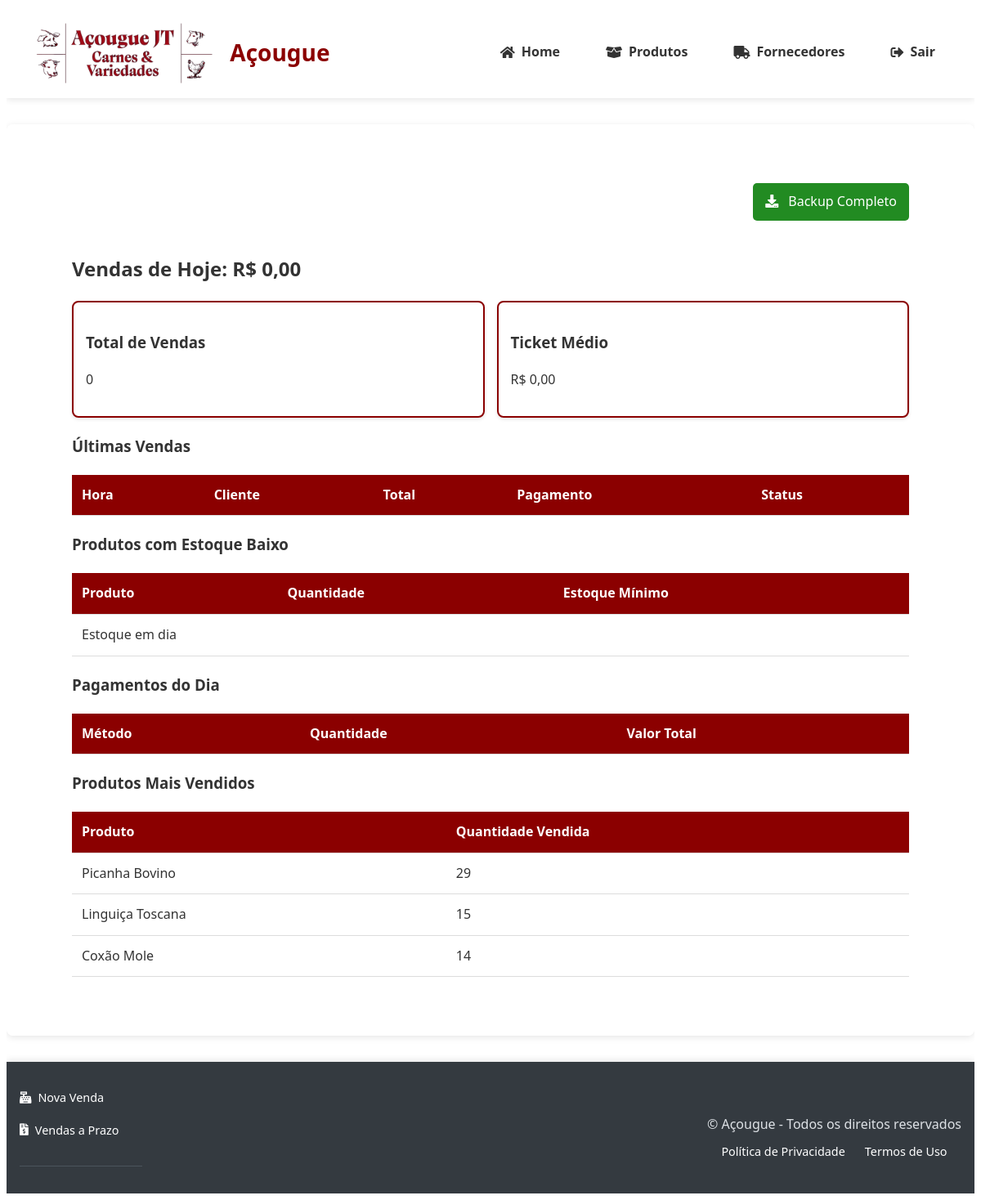
The page /dashboard (signed in) on the database as committed earlier.
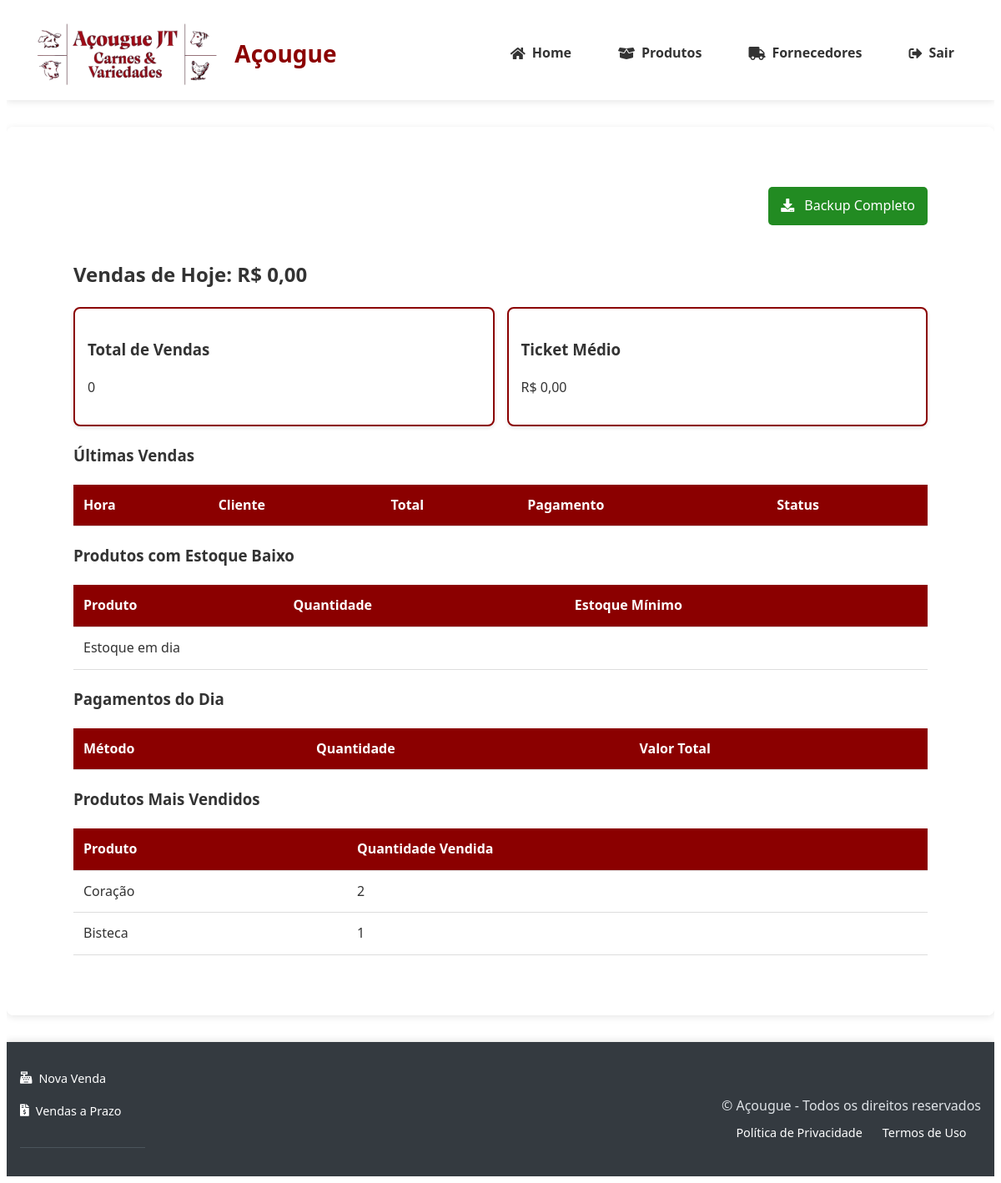
The same page on the database as committed later.
### tables this page shows
CREATE TABLE produtos (
                id INTEGER PRIMARY KEY AUTOINCREMENT,
                nome TEXT NOT NULL,
                descricao TEXT,
                categoria TEXT NOT NULL,
                preco DECIMAL(10,2) NOT NULL,
                quantidade INTEGER NOT NULL,
                estoque_minimo INTEGER DEFAULT 0,
                codigo_barras TEXT UNIQUE,
                foto TEXT,
                fornecedor_id INTEGER REFERENCES fornecedores(id) ON DELETE SET NULL,
                data_validade DATE,
                created_at TIMESTAMP DEFAULT CURRENT_TIMESTAMP,
                updated_at TIMESTAMP DEFAULT CURRENT_TIMESTAMP,
                tipo_venda TEXT NOT NULL DEFAULT 'unidade'
            );

### app.py (the view)
@app.route('/dashboard')
@login_required
def dashboard():
    with get_db_connection() as conn:
        cursor = conn.cursor()
        is_gerente = session['role'] == 'gerente'
        data = {'is_gerente': is_gerente}
        cursor.execute('''
            SELECT
                v.id, v.data, v.cliente_nome as cliente, v.total,
                v.metodo_pagamento, v.status_pagamento
            FROM vendas v
            WHERE DATE(v.data) = DATE('now')
            ORDER BY v.data DESC
        ''')
        data['vendas_hoje'] = [dict(zip([column[0] for column in cursor.description], row))
                       for row in cursor.fetchall()]
        cursor.execute('SELECT SUM(total) as total FROM vendas WHERE DATE(data) = DATE("now")')
        data['total_dia'] = cursor.fetchone()['total'] or 0
        cursor.execute('''
            SELECT nome, quantidade, estoque_minimo
            FROM produtos
            WHERE quantidade < estoque_minimo
            ORDER BY quantidade ASC
        ''')
        data['alertas_estoque'] = cursor.fetchall()
        if is_gerente:
            cursor.execute("SELECT COUNT(*) as total FROM vendas")
            data['total_vendas'] = cursor.fetchone()['total']
            cursor.execute('''
                SELECT
                    COUNT(*) as total_vendas_hoje,
                    SUM(total) as total_receita_hoje,
                    AVG(total) as ticket_medio_hoje
                FROM vendas
                WHERE DATE(data) = DATE('now')
            ''')
            data.update(cursor.fetchone())
            cursor.execute('''
                SELECT metodo_pagamento, COUNT(*) as quantidade,
                       SUM(total) as valor_total
                FROM vendas
                WHERE DATE(data) = DATE('now')
                GROUP BY metodo_pagamento
            ''')
            data['metodos_pagamento'] = cursor.fetchall()
            cursor.execute('''
                SELECT p.nome, SUM(vi.quantidade) as quantidade_vendida
                FROM venda_itens vi
                JOIN produtos p ON vi.produto_id = p.id
                GROUP BY vi.produto_id
                ORDER BY quantidade_vendida DESC
                LIMIT 5
            ''')
            data['top_produtos'] = cursor.fetchall()
        return render_template('dashboard.html', **data)

### app.py (called while the page is built)
@app.template_filter('format_currency')
def format_currency(value):
    try:
        return f"R$ {float(value):,.2f}".replace(",", "X").replace(".", ",").replace("X", ".")
    except (ValueError, TypeError):
        return "R$ 0,00"

### banco_dados.py (called while the page is built)
@contextmanager
def get_db_connection():
    conn = sqlite3.connect(DB_PATH)
    conn.row_factory = sqlite3.Row
    conn.execute("PRAGMA foreign_keys = ON")
    try:
        yield conn
    finally:
        conn.close()

### templates/dashboard.html (shortened to what this page needs)
{% extends "base.html" %}
{% block content %}
<div class="dashboard-container">
    {% if is_gerente %}
    <div class="backup-section">
        <a href="{{ url_for('download_backup') }}" class="backup-button">
            <i class="fas fa-download"></i> Backup Completo
        </a>
    </div>
    {% endif %}
    <div class="metricas-principais">
        <h2>Vendas de Hoje: {{ total_dia|format_currency }}</h2>
        <div class="cards">
            <div class="card">
                <h3>Total de Vendas</h3>
                <p>{{ vendas_hoje|length }}</p>
            </div>
            {% if is_gerente %}
            <div class="card">
                <h3>Ticket Médio</h3>
                <p>{{ ticket_medio_hoje|format_currency }}</p>
            </div>
            {% endif %}
        </div>
    </div>
    <section class="vendas-section">
        <h3>Últimas Vendas</h3>
        <table>
            <thead>
                <tr>
                    <th>Hora</th>
                    <th>Cliente</th>
                    <th>Total</th>
                    <th>Pagamento</th>
                    {% if is_gerente %}<th>Status</th>{% endif %}
                </tr>
            </thead>
        </table>
    </section>
    <section class="alertas-section">
        <h3>Produtos com Estoque Baixo</h3>
        <table>
            <thead>
                <tr>
                    <th>Produto</th>
                    <th>Quantidade</th>
                    <th>Estoque Mínimo</th>
                </tr>
            </thead>
            <tbody>
                {% for produto in alertas_estoque %}
                <tr>
                    <td>{{ produto.nome }}</td>
                    <td>{{ produto.quantidade }}</td>
                    <td>{{ produto.estoque_minimo }}</td>
                </tr>
                {% else %}
                <tr>
                    <td colspan="3">Estoque em dia</td>
                </tr>
                {% endfor %}
            </tbody>
        </table>
    </section>
    {% if is_gerente %}
    <section class="metodos-pagamento">
        <h3>Pagamentos do Dia</h3>
        <table>
            <thead>
                <tr>
                    <th>Método</th>
                    <th>Quantidade</th>
                    <th>Valor Total</th>
                </tr>
            </thead>
        </table>
    </section>
    <section class="top-produtos">
        <h3>Produtos Mais Vendidos</h3>
        <table>
            <thead>
                <tr>
                    <th>Produto</th>
                    <th>Quantidade Vendida</th>
                </tr>
            </thead>
            <tbody>
                {% for produto in top_produtos %}
                <tr>
                    <td>{{ produto.nome }}</td>
                    <td>{{ produto.quantidade_vendida }}</td>
                </tr>
                {% else %}
                <tr>
                    <td colspan="2">Sem dados</td>
                </tr>
                {% endfor %}
            </tbody>
        </table>
    </section>
    {% endif %}
</div>
{% endblock %}

Rows that differ between the two databases and show on the page:
removed produtos: nome "Picanha Bovino", quantidade_vendida "29"
removed produtos: nome "Linguiça Toscana", quantidade_vendida "15"
no longer on this page (row edited): produtos: nome "Coxão Mole", quantidade_vendida "14"
added produtos: nome "Coração", quantidade_vendida "2"
added produtos: nome "Bisteca", quantidade_vendida "1"
